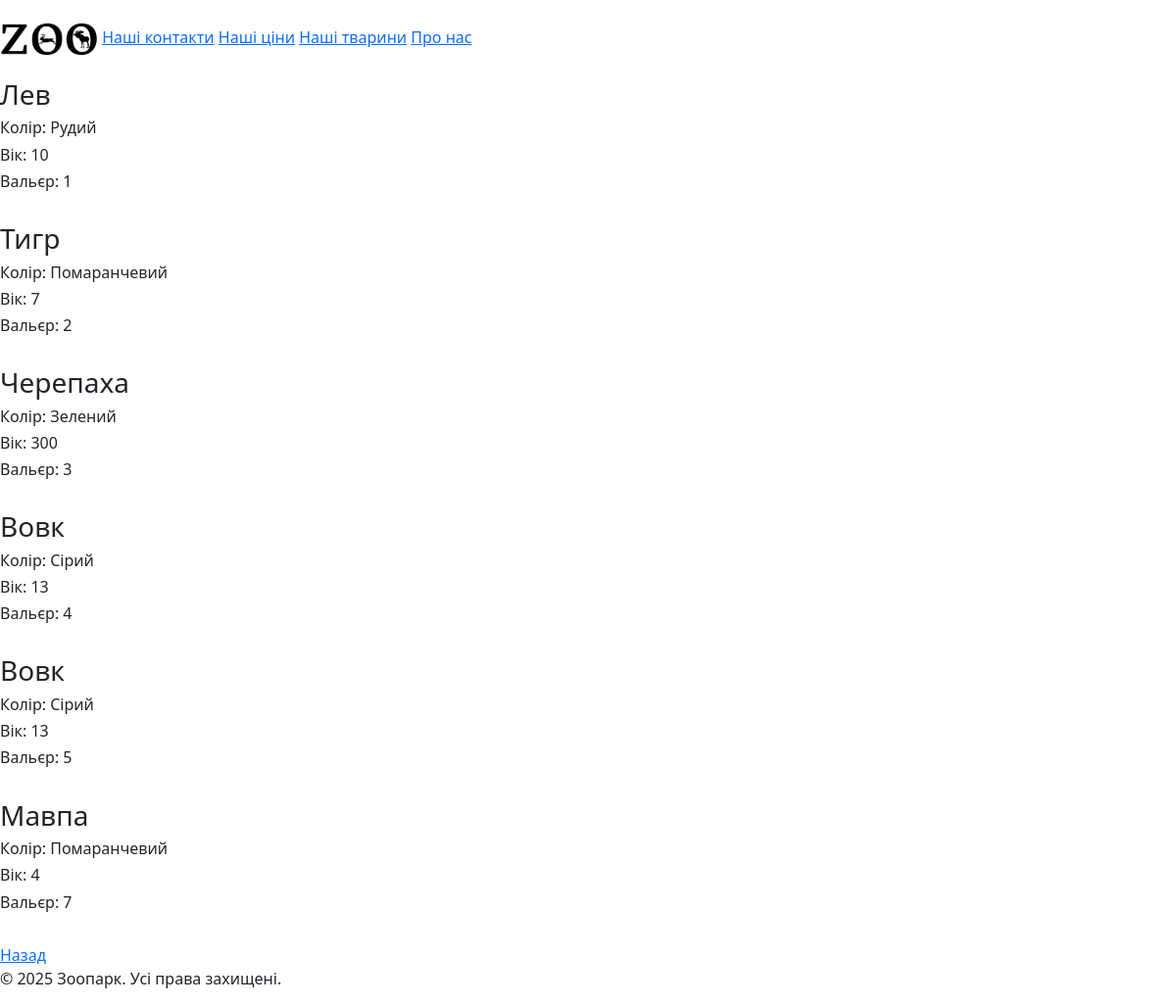
The app's page /animals, older data.
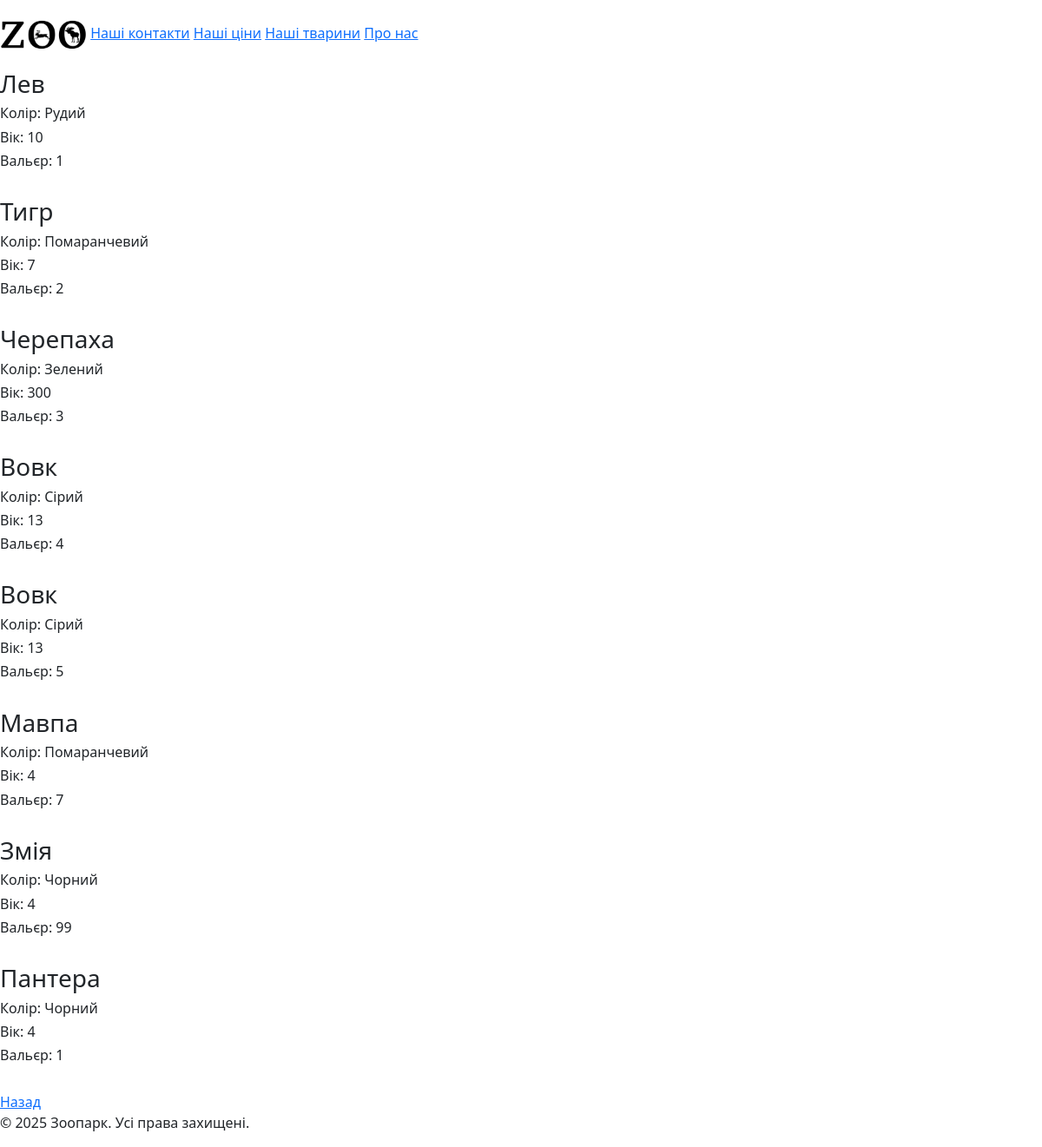
The same page, newer data.
### main/models.py (models this page shows, shortened)
class Animal(models.Model):
    id = models.IntegerField("№", primary_key=True)
    type = models.CharField("Вид", max_length=20)
    color = models.CharField("Колір", max_length=20)
    age = models.IntegerField("Вік")
    zone = models.IntegerField("Зона")

### main/views.py (the view)
# urls.py: path('animals', views.show_animals, name="animals_u")
def show_animals(request):
    all_animals = Animal.objects.all()
    count_of_animals = len(all_animals)
    return render(request, "main/animals.html", {'animals':all_animals, "count":count_of_animals})

### main/templates/main/animals.html (shortened to what this page needs)
{% extends "layout.html" %}
{% block content %}
    {% if count == 0 %}
    <h5>Нажаль тварини відсутні</h5>
    {% else %}
        {% for i in animals %}
            <h3>{{ i.type }}</h3>
            <h6>Колір:  {{ i.color }}</h6>
            <h6>Вік:    {{ i.age }}</h6>
            <h6>Вальєр: {{ i.zone }}</h6>
            <br>
        {% endfor %}
    {% endif %}
    <a href="..">Назад</a><br>
{% endblock %}

Row changes from the older to the newer data that the page shows:
added Animal: type "Змія", color "Чорний", age "4", zone "99"
added Animal: type "Пантера", color "Чорний", age "4", zone "1"
